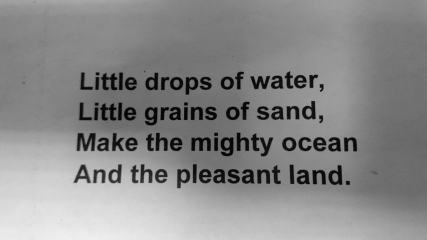
#> input picture samples/poem/03.tif, 427 x 240 px; its folder holds only this picture in this run
$ jupyter execute --allow-errors experiment.ipynb   (shell and % lines are left out)
#> lines starting #> are read from the running program, lines starting #| are printed output that depends on the picture; after the words box and inside, x2 and y2 are one past the last pixel; in counts of white or black regions, pixels touching at a corner belong together; long printed decimals are rounded
## Детекция особых точек

Нашей целью будет провести эксперименты для трёх детекторов особых точек и оценить их работу по метрике repeatability, а также по времени работы

[cell 1]
import cv2 as cv
import numpy as np
import matplotlib.pyplot as plt

from os import path, listdir

[cell 2]
SAMPLE_IMAGE = path.join("samples", "poem", "01.tif")

IMAGES_DIRPATH = path.join("samples", "poem")

### Используемые алгоритмы

Давайте посмотрим на алгоритмы, которые мы будем тестировать

#### Shi-Tomashi

Детектор угловых точек

[cell 3]
def apply_ShiTomashi(filepath: str, points_to_track=100):
    image = cv.imread(filepath)
    gray = cv.cvtColor(image, cv.COLOR_BGR2GRAY)

    corners = cv.goodFeaturesToTrack(gray, points_to_track, 0.01, 10)
    # corners = np.int0(corners)

    descriptors = corners[:, 0, :]

    for i in np.int0(corners):
        x, y = i.ravel()
        cv.circle(image, (x,y), 3, 255, -1)

    result_image = image

    return result_image, corners, descriptors

#> (a cell that did not finish here is left out)

#### SIFT

[cell 5]
def apply_SIFT(filepath: str):
    img = cv.imread(filepath)
    gray = cv.cvtColor(img, cv.COLOR_BGR2GRAY)

    sift = cv.SIFT_create()
    kps, descriptors = sift.detectAndCompute(gray, None)

    result_image = cv.drawKeypoints(gray, kps, None, color=(255, 0, 0))

    keypoints = np.int0([kp.pt for kp in kps])

    return result_image, keypoints, descriptors

#> (a cell that did not finish here is left out)

#### ORB

[cell 7]
def apply_ORB(filepath: str):
#> called with filepath = 'samples/poem/01.tif'
    img = cv.imread(filepath)

    orb = cv.ORB_create()

    kps = orb.detect(img, None)
#> kps = ()
    kps, descriptors = orb.detectAndCompute(img, None)
#> descriptors = None

    result_image = cv.drawKeypoints(img, kps, None, color=(255, 0, 0))

    keypoints = np.int0([kp.pt for kp in kps])

    return result_image, keypoints, descriptors

#> (a cell that did not finish here is left out)

### Matching

Давайте подготовим функцию, с помощью которой будем сопоставлять особые точки

[cell 9]
def find_matches(descriptors_1, descriptors_2, norm):
    bf = cv.BFMatcher(norm, crossCheck=True)

    matches = bf.match(descriptors_1, descriptors_2)

    matches = sorted(matches, key = lambda x: x.distance)

    return matches

#> (a cell that did not finish here is left out)

_, _, desc2 = apply_ORB("samples/poem/02.tif")

len(find_matches(desc1, desc2, cv.NORM_HAMMING))

### Repeatability

Напишем функцию для подсчета воспроизводимости

[cell 11]
def get_repeatability(all_descriptors, norm):
    # all_descriptors: список дескрипторов всех точек

    # Найдём repeatability для каждой фотографии
    image_repeatability = []

    for i, descriptors_1 in enumerate(all_descriptors):
        # Рассматриваем точки из текущего кадра относительно остальных
        point_occurencies_count = [0 for _ in range(len(descriptors_1))]

        for j, descriptors_2 in enumerate(all_descriptors):
            if i == j:
                continue

            matches = find_matches(descriptors_1, descriptors_2, norm)

            for match in matches:
                point_occurencies_count[match.queryIdx] += 1

        # Воспроизводимость точки - доля кадров, в которых она обнаруживается
        frames_count = len(all_descriptors) - 1 # Не считаем текущий кадр
        point_repeatability = [count / frames_count for count in point_occurencies_count]

        # Воспроизводимость детектора - среднее по всем особым точкам
        repeatability = np.mean(point_repeatability)

        image_repeatability.append(repeatability)

    return image_repeatability

### Эксперименты

Время во всех экспериментах считается с учётом препроцессинга картинок, то есть считаем, что у нас end2end программа

[cell 12]
def display_repeatabilities(repeatabilities, algorithm_name):
    plt.title(f"Воспроизводимость для {algorithm_name}")

    plt.xlabel("Кадр")
    plt.ylabel("Воспроизводимость")

    plt.plot(repeatabilities)

    plt.figure(figsize=(12, 8))
    plt.show()

#### Shi-Tomashi

[cell 13]

total_ShiTomashi_keypoints = 0
all_ShiTomashi_descriptors = []
for image_filename in listdir(IMAGES_DIRPATH):
    image_filepath = path.join(IMAGES_DIRPATH, image_filename)

    _, _, ShiTomashi_descriptors = apply_ShiTomashi(image_filepath)
#> call 2 of apply_ShiTomashi, with filepath = 'samples/poem/03.tif', points_to_track = 100
#> in apply_ShiTomashi, image is the input picture: shape (240, 427, 3); min 1, max 240, mean 137.1
#> in apply_ShiTomashi (call 2), `corners = cv.goodFeaturesToTrack(gray, points_to_track, 0.01, 10)`: corners = 100 rows, first 8: [137, 181], [329, 140], [101, 147], [298, 83], [159, 178], [142, 165], [278, 79], [94, 182]
#> in apply_ShiTomashi (call 2), `descriptors = corners[:, 0, :]`: descriptors = 100 pairs, first value 74 to 354, second value 72 to 183
#> the loop in apply_ShiTomashi (call 2), `for i in np.int0(corners):` made 100 passes
#> (x, y) on passes 1 to 12: (137, 181), (329, 140), (101, 147), (298, 83), (159, 178), (142, 165), (278, 79), (94, 182), (311, 86), (258, 149), (272, 109), (282, 118)
#> after the loop in apply_ShiTomashi (call 2), `for i in np.int0(corners):`:
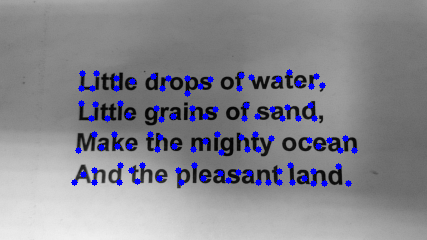
#> image: shape (240, 427, 3); 2.83% of pixels changed, all inside (x1, y1, x2, y2) = (71, 69, 358, 187)
#> ShiTomashi_descriptors has the same summary as descriptors in apply_ShiTomashi

    total_ShiTomashi_keypoints += len(ShiTomashi_descriptors)
#> total_ShiTomashi_keypoints = 100

    all_ShiTomashi_descriptors.append(ShiTomashi_descriptors)

#> (the rest of this cell did not finish here and is left out)

#> the loop in get_repeatability, `for i, descriptors_1 in enumerate(all_descriptors):` made 1 pass
#> frames_count on pass 1: 0
#> after the loop in get_repeatability, `for i, descriptors_1 in enumerate(all_descriptors):`: image_repeatability = []

[cell 14]
ShiTomashi_time = 36
ShiTomashi_point_time = ShiTomashi_time / total_ShiTomashi_keypoints
#> ShiTomashi_point_time = 0.36

print(f"На одну особую точку ушло {ShiTomashi_point_time} милисекунд(-ы)")
#| На одну особую точку ушло 0.36 милисекунд(-ы)
print(f"Всего особых точек {total_ShiTomashi_keypoints}")
#| Всего особых точек 100

#> (a cell that did not finish here is left out)

#### SIFT

[cell 16]

total_SIFT_keypoints = 0
all_SIFT_descriptors = []
for image_filename in listdir(IMAGES_DIRPATH):
    image_filepath = path.join(IMAGES_DIRPATH, image_filename)

    _, _, SIFT_descriptors = apply_SIFT(image_filepath)
#> call 2 of apply_SIFT, with filepath = 'samples/poem/03.tif'
#> in apply_SIFT (call 2), `kps, descriptors = sift.detectAndCompute(gray, None)`: kps = 635 keypoints; strongest (x, y, size): (321, 86, 2.7), (321, 117, 2.7), (115, 176, 3.8), (103, 181, 2.7)
#> in apply_SIFT (call 2), `result_image = cv.drawKeypoints(gray, kps, None, color=(255, 0, 0))`:
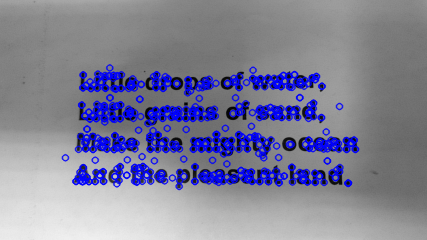
#> result_image: shape (240, 427, 3); mean of channels 0, 1, 2 152.1, 129.3, 129.3; drawn as B, G, R
#> in apply_SIFT (call 2), `keypoints = np.int0([kp.pt for kp in kps])`: keypoints = 635 pairs, first value 64 to 354, second value 67 to 185

    total_SIFT_keypoints += len(SIFT_descriptors)
#> total_SIFT_keypoints = 635

    all_SIFT_descriptors.append(SIFT_descriptors)

#> (the rest of this cell did not finish here and is left out)


[cell 17]
SIFT_time = 463
SIFT_point_time = SIFT_time / total_SIFT_keypoints
#> SIFT_point_time = 0.729

print(f"На одну особую точку ушло {SIFT_point_time} милисекунд(-ы)")
#| На одну особую точку ушло 0.7291 милисекунд(-ы)
print(f"Всего особых точек {total_SIFT_keypoints}")
#| Всего особых точек 635

#> (a cell that did not finish here is left out)

#### ORB

[cell 19]

total_ORB_keypoints = 0
all_ORB_descriptors = []
for image_filename in listdir(IMAGES_DIRPATH):
    image_filepath = path.join(IMAGES_DIRPATH, image_filename)

    _, _, ORB_descriptors = apply_ORB(image_filepath)
#> call 3 of apply_ORB, with filepath = 'samples/poem/03.tif'
#> in apply_ORB (call 3), `kps = orb.detect(img, None)`: kps = 481 keypoints; strongest (x, y, size): (114, 173, 31), (113, 179, 31), (100, 173, 31), (82, 174, 37.2)
#> in apply_ORB (call 3), `result_image = cv.drawKeypoints(img, kps, None, color=(255, 0, 0))`:
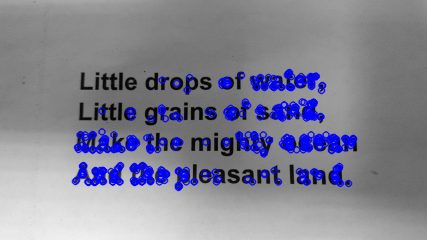
#> result_image: shape (240, 427, 3); mean B, G, R 147.4, 131.5, 131.5
#> in apply_ORB (call 3), `keypoints = np.int0([kp.pt for kp in kps])`: keypoints = 481 pairs, first value 75 to 352, second value 72 to 187

    total_ORB_keypoints += len(ORB_descriptors)
#> total_ORB_keypoints = 481

    all_ORB_descriptors.append(ORB_descriptors)

#> (the rest of this cell did not finish here and is left out)


[cell 20]
ORB_time = 192
ORB_point_time = ORB_time / total_ORB_keypoints
#> ORB_point_time = 0.399

print(f"На одну особую точку ушло {ORB_point_time} милисекунд(-ы)")
#| На одну особую точку ушло 0.3992 милисекунд(-ы)
print(f"Всего особых точек {total_ORB_keypoints}")
#| Всего особых точек 481
